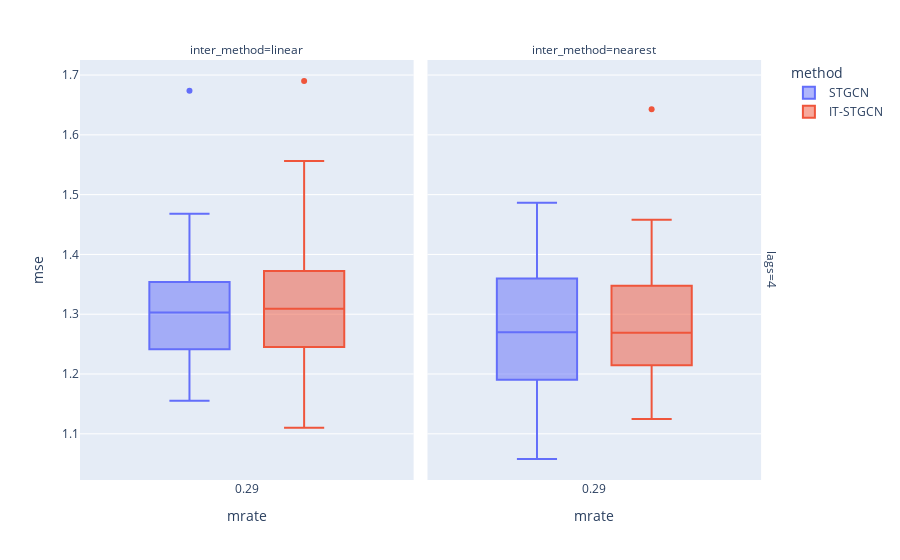

Notebook code cell kept with this figure:
### Markdown cell above
## block

### Code cell
data.query("method!='GNAR' and mtype =='block' ").plot.box(backend='plotly',x='mrate',color='method',y='mse',facet_col='inter_method',facet_row='lags',height=600)

### Figure 1 — Plotly figure (JSON) as saved in the notebook; plotly's stock layout.template omitted (floating-point values rounded to 4 significant figures)
{"data": [{"alignmentgroup": "True", "hovertemplate": "method=STGCN<br>lags=4<br>inter_method=linear<br>mrate=%{x}<br>mse=%{y}<extra></extra>", "legendgroup": "STGCN", "marker": {"color": "#636efa"}, "name": "STGCN", "notched": false, "offsetgroup": "STGCN", "orientation": "v", "showlegend": true, "type": "box", "x": [0.2857, 0.2857, 0.2857, 0.2857, 0.2857, 0.2857, 0.2857, 0.2857, 0.2857, 0.2857, 0.2857, 0.2857, 0.2857, 0.2857, 0.2857, 0.2857, 0.2857, 0.2857, 0.2857, 0.2857, 0.2857, 0.2857, 0.2857, 0.2857, 0.2857, 0.2857, 0.2857, 0.2857, 0.2857, 0.2857], "x0": " ", "xaxis": "x", "y": [1.276, 1.198, 1.204, 1.335, 1.196, 1.468, 1.323, 1.155, 1.434, 1.295, 1.354, 1.293, 1.305, 1.211, 1.273, 1.449, 1.299, 1.349, 1.241, 1.31, 1.249, 1.407, 1.322, 1.464, 1.674, 1.161, 1.241, 1.459, 1.339, 1.3], "y0": " ", "yaxis": "y"}, {"alignmentgroup": "True", "hovertemplate": "method=STGCN<br>lags=4<br>inter_method=nearest<br>mrate=%{x}<br>mse=%{y}<extra></extra>", "legendgroup": "STGCN", "marker": {"color": "#636efa"}, "name": "STGCN", "notched": false, "offsetgroup": "STGCN", "orientation": "v", "showlegend": false, "type": "box", "x": [0.2857, 0.2857, 0.2857, 0.2857, 0.2857, 0.2857, 0.2857, 0.2857, 0.2857, 0.2857, 0.2857, 0.2857, 0.2857, 0.2857, 0.2857, 0.2857, 0.2857, 0.2857, 0.2857, 0.2857, 0.2857, 0.2857, 0.2857, 0.2857, 0.2857, 0.2857, 0.2857, 0.2857, 0.2857, 0.2857], "x0": " ", "xaxis": "x2", "y": [1.291, 1.36, 1.206, 1.3, 1.184, 1.48, 1.245, 1.13, 1.12, 1.274, 1.158, 1.487, 1.272, 1.137, 1.445, 1.207, 1.421, 1.402, 1.102, 1.196, 1.335, 1.261, 1.374, 1.191, 1.3, 1.31, 1.211, 1.268, 1.058, 1.378], "y0": " ", "yaxis": "y2"}, {"alignmentgroup": "True", "hovertemplate": "method=IT-STGCN<br>lags=4<br>inter_method=linear<br>mrate=%{x}<br>mse=%{y}<extra></extra>", "legendgroup": "IT-STGCN", "marker": {"color": "#EF553B"}, "name": "IT-STGCN", "notched": false, "offsetgroup": "IT-STGCN", "orientation": "v", "showlegend": true, "type": "box", "x": [0.2857, 0.2857, 0.2857, 0.2857, 0.2857, 0.2857, 0.2857, 0.2857, 0.2857, 0.2857, 0.2857, 0.2857, 0.2857, 0.2857, 0.2857, 0.2857, 0.2857, 0.2857, 0.2857, 0.2857, 0.2857, 0.2857, 0.2857, 0.2857, 0.2857, 0.2857, 0.2857, 0.2857, 0.2857, 0.2857], "x0": " ", "xaxis": "x", "y": [1.254, 1.358, 1.131, 1.11, 1.24, 1.463, 1.314, 1.313, 1.251, 1.31, 1.248, 1.257, 1.285, 1.234, 1.308, 1.372, 1.539, 1.245, 1.215, 1.329, 1.281, 1.423, 1.447, 1.556, 1.207, 1.555, 1.364, 1.228, 1.69, 1.327], "y0": " ", "yaxis": "y"}, {"alignmentgroup": "True", "hovertemplate": "method=IT-STGCN<br>lags=4<br>inter_method=nearest<br>mrate=%{x}<br>mse=%{y}<extra></extra>", "legendgroup": "IT-STGCN", "marker": {"color": "#EF553B"}, "name": "IT-STGCN", "notched": false, "offsetgroup": "IT-STGCN", "orientation": "v", "showlegend": false, "type": "box", "x": [0.2857, 0.2857, 0.2857, 0.2857, 0.2857, 0.2857, 0.2857, 0.2857, 0.2857, 0.2857, 0.2857, 0.2857, 0.2857, 0.2857, 0.2857, 0.2857, 0.2857, 0.2857, 0.2857, 0.2857, 0.2857, 0.2857, 0.2857, 0.2857, 0.2857, 0.2857, 0.2857, 0.2857, 0.2857, 0.2857], "x0": " ", "xaxis": "x2", "y": [1.271, 1.125, 1.425, 1.267, 1.284, 1.643, 1.162, 1.391, 1.286, 1.243, 1.215, 1.315, 1.43, 1.151, 1.341, 1.458, 1.215, 1.454, 1.252, 1.291, 1.31, 1.243, 1.148, 1.198, 1.347, 1.168, 1.385, 1.223, 1.209, 1.217], "y0": " ", "yaxis": "y2"}], "layout": {"annotations": [{"font": {}, "showarrow": false, "text": "inter_method=linear", "x": 0.24, "xanchor": "center", "xref": "paper", "y": 1, "yanchor": "bottom", "yref": "paper"}, {"font": {}, "showarrow": false, "text": "inter_method=nearest", "x": 0.74, "xanchor": "center", "xref": "paper", "y": 1, "yanchor": "bottom", "yref": "paper"}, {"font": {}, "showarrow": false, "text": "lags=4", "textangle": 90, "x": 0.98, "xanchor": "left", "xref": "paper", "y": 0.5, "yanchor": "middle", "yref": "paper"}], "autosize": true, "boxmode": "group", "legend": {"title": {"text": "method"}, "tracegroupgap": 0}, "margin": {"t": 60}, "xaxis": {"anchor": "y", "autorange": true, "domain": [0, 0.48], "range": [-0.2215, 0.7929], "title": {"text": "mrate"}, "type": "linear"}, "xaxis2": {"anchor": "y2", "autorange": true, "domain": [0.5, 0.98], "matches": "x", "range": [-0.2215, 0.7929], "title": {"text": "mrate"}, "type": "linear"}, "yaxis": {"anchor": "x", "autorange": true, "domain": [0, 1], "range": [1.023, 1.725], "title": {"text": "mse"}, "type": "linear"}, "yaxis2": {"anchor": "x2", "autorange": true, "domain": [0, 1], "matches": "y", "range": [1.023, 1.725], "showticklabels": false, "type": "linear"}}}
